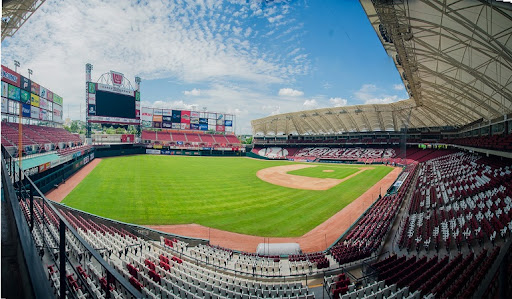
#> input picture 2. Registro de imagenes/Transformaciones homogéneas/estadio.jpg, 512 x 299 px
$ jupyter execute 'Translación y rotación de una imagen.ipynb'
#> lines starting #> are read from the running program, lines starting #| are printed output that depends on the picture
## Translación y rotación de una imagen

A continuacion se describe la implementación en python de un algortimo para realizar traslacion y rotación de una imagen.

Se utilizan la biblioteca de OpenCV para leer y mostrar imagenes.

Se importan los modulos necesarios:

[cell 1]
import cv2
import numpy as np
import math

Se guarda la imagen de entrada en "image" y se convierte a escala de grises.

[cell 2]
image = cv2.imread('estadio.jpg')
#> image is the input picture: shape (299, 512, 3); mean B, G, R 111.5, 120.9, 111.6
gray = cv2.cvtColor(image, cv2.COLOR_BGR2GRAY)
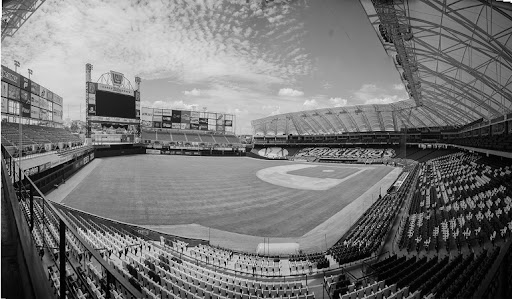
#> gray: shape (299, 512); min 0, max 255, mean 117

cv2.imshow("Imagen en gris", gray)

Se inializan con zeros los arreglos que contendrán las imágenes de salida

[cell 3]
y_max, x_max = gray.shape[:2] #y=height, x=width
#> y_max = 299; x_max = 512
#Matrices de salida
gray_translated = np.zeros((y_max, x_max),np.float32)
gray_rotated = np.zeros((y_max, x_max),np.float32)
gray_transRot = np.zeros((y_max, x_max),np.float32)

Se especifican las entradas para traslación y rotación.

En traslación: "x_t" es la cantidad a desplazar en el eje "x" y "y_t" en el eje "y"

En rotación: Se da un ángulo de entrada $\theta$ en grados. Se convierte el ángulo a radiones y se calculan su $cos(\theta)$ y $sin(\theta)$

[cell 4]
#Traslación entrada
x_t=100
y_t=0

#Angulo de entrada
theta=70
angulo = math.radians(theta)
coseno=math.cos(angulo)
seno=math.sin(angulo)

Se debe especificar un centro sobre el que se realiza la rotación.

En este caso se elije el centro de la imagen.

[cell 5]
#Origen. centro de rotacion
centro_y= y_max/2
#> centro_y = 149.5
centro_x= x_max/2
#> centro_x = 256

Para la operación de traslación se recorre el arreglo de entrada en cada pixel.

Para llenar el arreglo de salida se siguen las ecuaciones

$ x' = x + t_{x}  $

$ y' = y + t_{y}  $

Donde $x$ y $y$ son los indices del pixel actual y $t_{x}, t_{y}$ son los desplazamientos de entrada que se declararon anteriormente.

Como openCV considera valores de 0 a 1 para desplegar imágenes, se normaliza el arreglo de salida dividiendo entre 255.0

[cell 6]
###TRASLACIÓN
for y in range(y_max):
    for x in range(x_max):
        y_p = y + y_t
        x_p = x + x_t
        if 0<= y_p < y_max  and 0<= x_p < x_max :
            gray_translated[y_p,x_p]= gray[y,x] *(1.0/255.0)
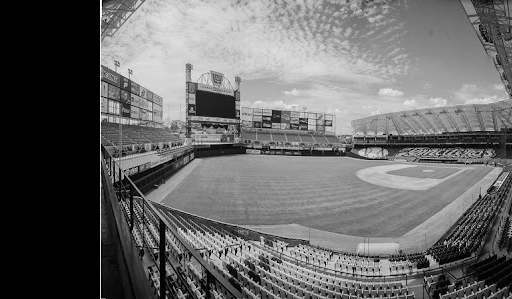
#> gray_translated: shape (299, 512) float32; min 0, max 1, mean 0.408

cv2.imshow('Imagen Trasladada', gray_translated)

El caso de la rotación es parecido. Para encontrar las nuevas posicones de $x$ y $y$ se siguen las ecuaciones:

$ x' = xcos(\theta) - ysin(\theta)  $

$ y' = xsin(\theta) + ycos(\theta)  $

Para considerar la translación del centro de rotación se escriben como:

$ x' = (x - x_{0})cos(\theta) - (y - y_{0})sin(\theta)  +   x_{0}$

$ y' = (x - x_{0})sin(\theta) + (x - x_{0})cos(\theta)  + y_{0} $


Donde $x_{0}$ y $y_{0}$ son los centros calculados anteriormente.

Estas ecuaciones se pueden ver dentro del ciclo. Se utilizan el seno y coseno y centro ya calculados.

En el mismo ciclo se calcula una rotación de la imagen original y una rotación de la imagen ya trasladada

[cell 7]
###ROTACION
for y in range(y_max):
    for x in range(x_max):

        x_p = int((x-centro_x)*coseno - (y-centro_y)*seno + centro_x)
        y_p = int((x-centro_x)*seno + (y-centro_y)*coseno + centro_y)
        if 0<= y_p < y_max  and 0<= x_p < x_max :
            gray_rotated[y_p,x_p]= gray[y,x] *(1.0/255.0)
            gray_transRot[y_p,x_p]= gray_translated[y,x]
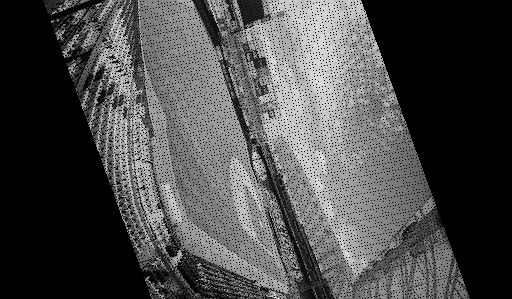
#> gray_rotated: shape (299, 512) float32; min 0, max 0.941, mean 0.293
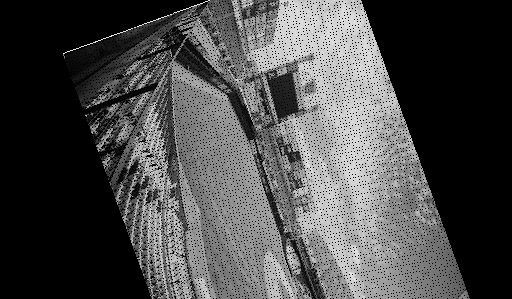
#> gray_transRot: shape (299, 512) float32; min 0, max 0.941, mean 0.292

cv2.imshow('Imagen Rotada', gray_rotated)
